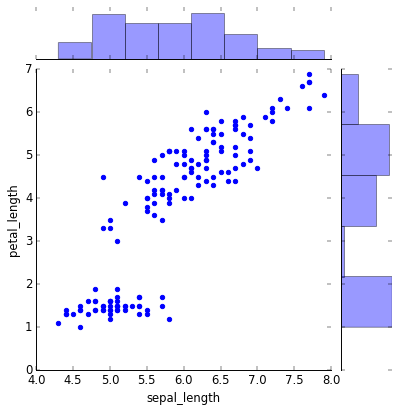

Here is the Python script that generated this plot:
import matplotlib.pyplot as plt
from seaborn import jointplot, load_dataset

# Load example tips dataset
iris = load_dataset('iris')
print iris.head()
print iris.tail()
print iris.describe()

fig = jointplot(x='sepal_length', y='petal_length',
          data=iris)

plt.savefig('snsJntPlt.png', bbox_inches='tight', dpi=70)
